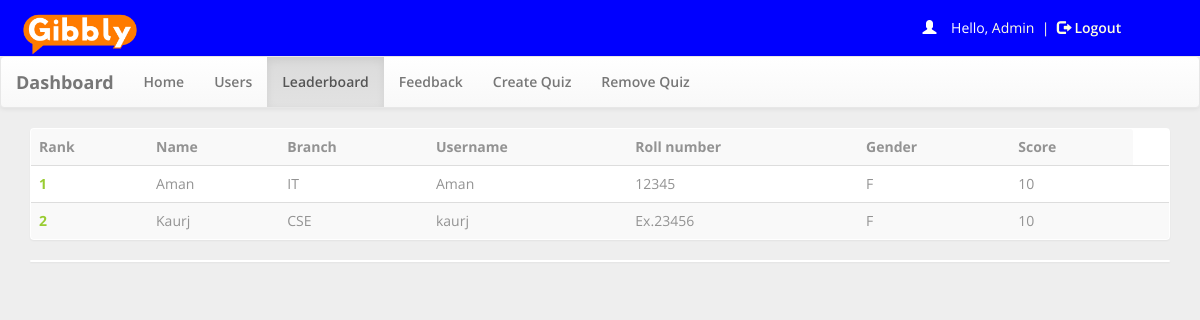
Page /dash.php?q=2 (signed in) on the committed database.
### tables this page shows
CREATE TABLE `rank` (
  `id` int(100) NOT NULL,
  `username` varchar(50) NOT NULL,
  `score` int(11) NOT NULL,
  `time` timestamp NOT NULL DEFAULT CURRENT_TIMESTAMP ON UPDATE CURRENT_TIMESTAMP
);

CREATE TABLE `user` (
  `id` int(100) NOT NULL,
  `name` varchar(50) NOT NULL,
  `rollno` varchar(20) NOT NULL,
  `branch` varchar(20) NOT NULL,
  `gender` varchar(5) NOT NULL,
  `username` varchar(50) NOT NULL,
  `phno` bigint(20) NOT NULL,
  `password` varchar(50) NOT NULL
);

### dash.php (the view, shortened to what this page needs)
<!DOCTYPE html PUBLIC "-//W3C//DTD XHTML 1.0 Transitional//EN" "http://www.w3.org/TR/xhtml1/DTD/xhtml1-transitional.dtd">
<html xmlns="http://www.w3.org/1999/xhtml">
<head>
<link  rel="stylesheet" href="css/bootstrap.min.css"/>
 <link  rel="stylesheet" href="css/bootstrap-theme.min.css"/>
 <link rel="stylesheet" href="css/main.css">
 <link  rel="stylesheet" href="css/font.css">
</head>
<body style="background:#eee;">
<div class="header" style="background:blue;">
<div class="row">
<div class="col-lg-6">
<img style="margin-top:13px;margin-left:15px;" src="Asseets/Images/g-logo.png" alt="Logo" width="130" height="50" class="d-inline-block align-text-top"> </div>
<div class="col-md-3 col-md-offset-3" style="margin-top:15px;>
<div class="col-md-3 col-md-offset-3" style="margin-top:15px;></div>
<?php
include_once 'dbConnection.php';
if (!(isset($_SESSION['username']))  || ($_SESSION['key']) != '54585c506829293a2d4c3b68543b316e2e7a2d277858545a36362e5f39') {
    session_destroy();
    header("location:index.php");
} else {
    $name     = $_SESSION['name'];
    $username = $_SESSION['username'];
    echo '<span class="pull-right top title1" ><span style="color:white"><span class="glyphicon glyphicon-user" aria-hidden="true"></span>&nbsp;&nbsp;&nbsp;&nbsp;Hello,</span> <span class="log log1" style="color:lightyellow">' . $name . '&nbsp;&nbsp;|&nbsp;&nbsp;<a href="logout.php?q=account.php" style="color:lightyellow"><span class="glyphicon glyphicon-log-out" aria-hidden="true"></span>&nbsp;Logout</button></a></span>';
}
?>
</div></div>
</div>
<nav class="navbar navbar-default title1">
  <div class="container-fluid">
    <div class="navbar-header">
      <a class="navbar-brand" href="dash.php?q=0"><b>Dashboard</b></a>
    </div>
    <div class="collapse navbar-collapse" id="bs-example-navbar-collapse-1">
      <ul class="nav navbar-nav">
        <li <?php
if (@$_GET['q'] == 0)
    echo 'class="active"';
?>><a href="dash.php?q=0">Home<span class="sr-only">(current)</span></a></li>
        <li <?php
if (@$_GET['q'] == 1)
    echo 'class="active"';
?>><a href="dash.php?q=1">Users</a></li>
    <li <?php
if (@$_GET['q'] == 2)
    echo 'class="active"';
?>><a href="dash.php?q=2">Leaderboard</a></li>
    <li <?php
if (@$_GET['q'] == 3)
    echo 'class="active"';
?>><a href="dash.php?q=3">Feedback</a></li>
        <li <?php
if (@$_GET['q'] == 4)
    echo 'class="active"';
?>><a href="dash.php?q=4">Create Quiz</a></li>
        <li <?php
if (@$_GET['q'] == 5)
    echo 'class="active"';
?>><a href="dash.php?q=5">Remove Quiz</a></li>
      </ul>
          </div>
  </div>
</nav>
<div class="container">
<div class="row">
<div class="col-md-12">
<?php
if (@$_GET['q'] == 2) {
    if(isset($_GET['show'])){
        $show = $_GET['show'];
        $showfrom = (($show-1)*10) + 1;
        $showtill = $showfrom + 9;
    }
    else{
        $showfrom = 1;
    }
    $q = mysqli_query($con, "SELECT * FROM rank") or die('Error223');
    echo '<div class="panel title">
<table class="table table-striped title1" >
<tr><td style="vertical-align:middle"><b>Rank</b></td><td style="vertical-align:middle"><b>Name</b></td><td style="vertical-align:middle"><b>Branch</b></td><td style="vertical-align:middle"><b>Username</b></td><td style="vertical-align:middle"><b>Roll number</b></td><td style="vertical-align:middle"><b>Gender</b></td><td style="vertical-align:middle"><b>Score</b></td></tr>';
    $c = $showfrom-1;
    $total = mysqli_num_rows($q);
    if($total >= $showfrom){
        $q = mysqli_query($con, "SELECT * FROM rank ORDER BY score DESC, time ASC LIMIT ".($showfrom-1).",10") or die('Error223');
        while ($row = mysqli_fetch_array($q)) {
            $e = $row['username'];
            $s = $row['score'];
            $q12 = mysqli_query($con, "SELECT * FROM user WHERE username='$e' ") or die('Error231');
            while ($row = mysqli_fetch_array($q12)) {
                $name     = $row['name'];
                $branch   = $row['branch'];
                $username = $row['username'];
                $rollno     = $row['rollno'];
                $gender   = $row['gender'];
            }
            $c++;
            echo '<tr><td style="color:#99cc32"><b>' . $c . '</b></td><td style="vertical-align:middle">' . $name . '</td><td style="vertical-align:middle">' . $branch . '</td><td style="vertical-align:middle">' . $username . '</td><td style="vertical-align:middle">' . $rollno . '</td><td style="vertical-align:middle">' . $gender . '</td><td style="vertical-align:middle">' . $s . '</td><td style="vertical-align:middle">';
        }
    }
    else{
    }
    echo '</table></div>';
    echo '<div class="panel title"><table class="table table-striped title1" ><tr>';
    echo '</tr></table></div>';
}
?>
</div>
</div></div></div></div></div>
</body>
</html>

### rows in the picture
rank: user.name "Aman", user.branch "IT", user.username "Aman", user.rollno "12345", user.gender "F", score "10"
rank: user.name "Kaurj", user.branch "CSE", user.username "kaurj", user.rollno "Ex.23456", user.gender "F", score "10"

### other values in the picture
$name "Admin"
